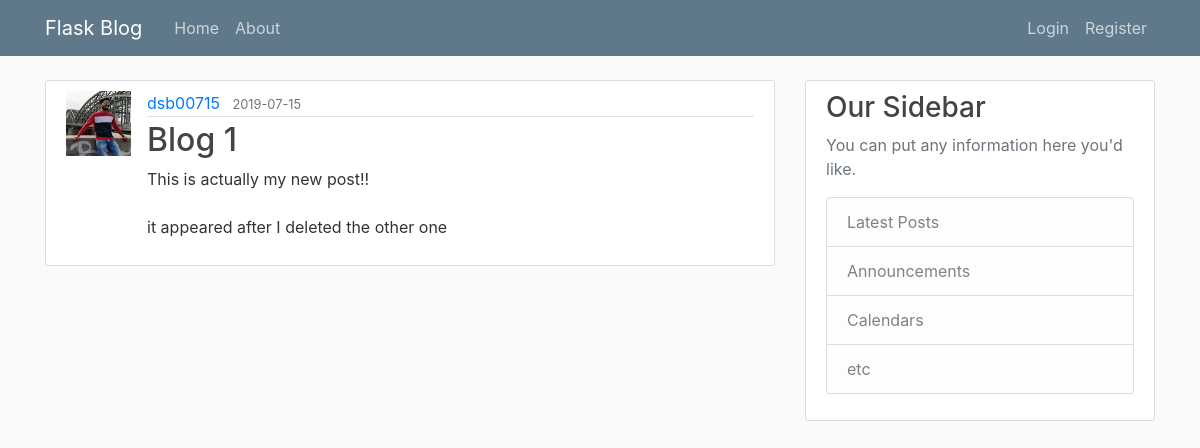
Screenshot of /post/3 with the database file from the repository.
### app/models.py (models this page shows, shortened)
class User(_db.Model, UserMixin):
    id = _db.Column(_db.Integer, primary_key=True)
    username = _db.Column(_db.String(20), unique=True, nullable=False)
    email = _db.Column(_db.String(120), unique=True, nullable=False)
    image_file = _db.Column(_db.String(20), default='default.jpg')
    password = _db.Column(_db.String(60), nullable=False)
    posts = _db.relationship('Post', backref='author', lazy=True)

class Post(_db.Model):
    id = _db.Column(_db.Integer, primary_key=True)
    title = _db.Column(_db.String(100), nullable=False)
    date_posted = _db.Column(_db.DateTime, nullable=False, default=datetime.utcnow)
    content = _db.Column(_db.Text, nullable=False)
    user_id = _db.Column(_db.Integer, _db.ForeignKey('user.id'), nullable=False)

### app/Posts/routes.py (the view)
@posts.route('/post/<int:post_id>')
def post(post_id):
    _post = Post.query.get_or_404(post_id)
    return render_template('post.html', title=_post.title, post=_post)

### app/templates/post.html (shortened to what this page needs)
<!DOCTYPE html>
{% extends "layout.html" %}
{% block content %}
    <article class="media content-section">
        <img class="rounder-circle article-img"
             src="{{ url_for('static', filename='profile_pics/' + post.author.image_file) }}" alt="">
        <div class="media-body">
            <div class="article-metadata">
                <a class="mr-2" href="{{ url_for('users.user_post', username=post.author.username) }}">{{ post.author.username }}</a>
                <small class="text-muted">{{ post.date_posted.strftime('%Y-%m-%d') }}</small>
            </div>
            <h2 class="article-title">{{ post.title }}</h2>
            <p class="article-content">{{ post.content }}</p>
        </div>
    </article>
{% endblock content %}

### app/static/main.css (style rules this page uses)
body { background: #fafafa; color: #333333; margin-top: 5rem; }
h1, h2, h3, h4, h5, h6 { color: #444444; }
.content-section { background: #ffffff; padding: 10px 20px; border: 1px solid #dddddd; border-radius: 3px; margin-bottom: 20px; }
.article-title { color: #444444; }
.article-content { white-space: pre-line; }
.article-img { height: 65px; width: 65px; margin-right: 16px; }
.article-metadata { padding-bottom: 1px; margin-bottom: 4px; border-bottom: 1px solid #e3e3e3 }

### rows the page displays
User: image_file (picture), author.username "dsb00715"
Post: date_posted "2019-07-15", title "Blog 1", content "This is actually my new post!! it appeared after I deleted the other one"
